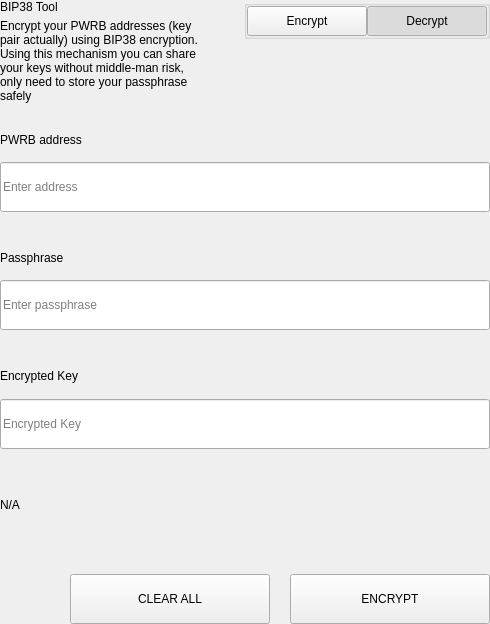
<?xml version="1.0" encoding="UTF-8"?>
<ui version="4.0">
 <class>SettingsBitToolWidget</class>
 <widget class="QWidget" name="SettingsBitToolWidget">
  <property name="geometry">
   <rect>
    <x>0</x>
    <y>0</y>
    <width>490</width>
    <height>624</height>
   </rect>
  </property>
  <property name="windowTitle">
   <string>Form</string>
  </property>
  <layout class="QVBoxLayout" name="verticalLayout">
   <property name="spacing">
    <number>0</number>
   </property>
   <property name="leftMargin">
    <number>0</number>
   </property>
   <property name="topMargin">
    <number>0</number>
   </property>
   <property name="rightMargin">
    <number>0</number>
   </property>
   <property name="bottomMargin">
    <number>0</number>
   </property>
   <item>
    <widget class="QWidget" name="left" native="true">
     <layout class="QVBoxLayout" name="verticalLayout_3">
      <property name="leftMargin">
       <number>0</number>
      </property>
      <property name="topMargin">
       <number>0</number>
      </property>
      <property name="rightMargin">
       <number>0</number>
      </property>
      <property name="bottomMargin">
       <number>0</number>
      </property>
      <item>
       <layout class="QVBoxLayout" name="verticalLayout_2">
        <property name="spacing">
         <number>0</number>
        </property>
        <item>
         <layout class="QHBoxLayout" name="horizontalLayout_3" stretch="3,1">
          <property name="spacing">
           <number>40</number>
          </property>
          <item>
           <layout class="QVBoxLayout" name="verticalLayoutTitle">
            <property name="spacing">
             <number>5</number>
            </property>
            <item>
             <widget class="QLabel" name="labelTitle">
              <property name="text">
               <string>BIP38 Tool</string>
              </property>
             </widget>
            </item>
            <item>
             <widget class="QLabel" name="labelSubtitle1">
              <property name="text">
               <string>Encrypt your PWRB addresses (key pair actually) using BIP38 encryption.
Using this mechanism you can share your keys without middle-man risk, only need to store your passphrase safely</string>
              </property>
              <property name="wordWrap">
               <bool>true</bool>
              </property>
             </widget>
            </item>
           </layout>
          </item>
          <item alignment="Qt::AlignTop">
           <widget class="QGroupBox" name="groupBox">
            <property name="title">
             <string/>
            </property>
            <property name="alignment">
             <set>Qt::AlignLeading|Qt::AlignLeft|Qt::AlignTop</set>
            </property>
            <layout class="QHBoxLayout" name="horizontalLayout_4">
             <property name="spacing">
              <number>0</number>
             </property>
             <property name="leftMargin">
              <number>0</number>
             </property>
             <property name="topMargin">
              <number>0</number>
             </property>
             <property name="rightMargin">
              <number>0</number>
             </property>
             <property name="bottomMargin">
              <number>0</number>
             </property>
             <item>
              <spacer name="horizontalSpacer">
               <property name="orientation">
                <enum>Qt::Horizontal</enum>
               </property>
               <property name="sizeHint" stdset="0">
                <size>
                 <width>40</width>
                 <height>20</height>
                </size>
               </property>
              </spacer>
             </item>
             <item>
              <widget class="QPushButton" name="pushLeft">
               <property name="minimumSize">
                <size>
                 <width>120</width>
                 <height>30</height>
                </size>
               </property>
               <property name="maximumSize">
                <size>
                 <width>120</width>
                 <height>30</height>
                </size>
               </property>
               <property name="focusPolicy">
                <enum>Qt::NoFocus</enum>
               </property>
               <property name="text">
                <string>Encrypt</string>
               </property>
               <property name="checkable">
                <bool>true</bool>
               </property>
               <property name="autoExclusive">
                <bool>true</bool>
               </property>
              </widget>
             </item>
             <item>
              <widget class="QPushButton" name="pushRight">
               <property name="minimumSize">
                <size>
                 <width>120</width>
                 <height>30</height>
                </size>
               </property>
               <property name="maximumSize">
                <size>
                 <width>120</width>
                 <height>30</height>
                </size>
               </property>
               <property name="focusPolicy">
                <enum>Qt::NoFocus</enum>
               </property>
               <property name="text">
                <string>Decrypt</string>
               </property>
               <property name="checkable">
                <bool>true</bool>
               </property>
               <property name="checked">
                <bool>true</bool>
               </property>
               <property name="autoExclusive">
                <bool>true</bool>
               </property>
              </widget>
             </item>
            </layout>
           </widget>
          </item>
         </layout>
        </item>
        <item>
         <widget class="QStackedWidget" name="stackedWidget">
          <property name="currentIndex">
           <number>1</number>
          </property>
          <widget class="QWidget" name="pageDecrypt">
           <layout class="QVBoxLayout" name="verticalLayout_5">
            <property name="spacing">
             <number>0</number>
            </property>
            <property name="leftMargin">
             <number>0</number>
            </property>
            <property name="topMargin">
             <number>0</number>
            </property>
            <property name="rightMargin">
             <number>0</number>
            </property>
            <property name="bottomMargin">
             <number>0</number>
            </property>
            <item>
             <widget class="QWidget" name="widget" native="true">
              <property name="minimumSize">
               <size>
                <width>0</width>
                <height>100</height>
               </size>
              </property>
              <layout class="QVBoxLayout" name="verticalLayout_4">
               <property name="spacing">
                <number>0</number>
               </property>
               <property name="leftMargin">
                <number>0</number>
               </property>
               <property name="topMargin">
                <number>0</number>
               </property>
               <property name="rightMargin">
                <number>0</number>
               </property>
               <property name="bottomMargin">
                <number>0</number>
               </property>
               <item>
                <spacer name="verticalSpacer_2">
                 <property name="orientation">
                  <enum>Qt::Vertical</enum>
                 </property>
                 <property name="sizeType">
                  <enum>QSizePolicy::Fixed</enum>
                 </property>
                 <property name="sizeHint" stdset="0">
                  <size>
                   <width>20</width>
                   <height>20</height>
                  </size>
                 </property>
                </spacer>
               </item>
               <item>
                <layout class="QHBoxLayout" name="horizontalLayout_6" stretch="2">
                 <property name="spacing">
                  <number>0</number>
                 </property>
                 <item>
                  <layout class="QVBoxLayout" name="verticalLayout_7">
                   <property name="spacing">
                    <number>9</number>
                   </property>
                   <item>
                    <widget class="QLabel" name="labelSubtitleKey">
                     <property name="minimumSize">
                      <size>
                       <width>0</width>
                       <height>20</height>
                      </size>
                     </property>
                     <property name="maximumSize">
                      <size>
                       <width>16777215</width>
                       <height>20</height>
                      </size>
                     </property>
                     <property name="text">
                      <string>Encrypted key</string>
                     </property>
                    </widget>
                   </item>
                   <item>
                    <widget class="QLineEdit" name="lineEditKey">
                     <property name="minimumSize">
                      <size>
                       <width>0</width>
                       <height>50</height>
                      </size>
                     </property>
                     <property name="maximumSize">
                      <size>
                       <width>16777215</width>
                       <height>50</height>
                      </size>
                     </property>
                     <property name="placeholderText">
                      <string>Enter a encrypted key</string>
                     </property>
                    </widget>
                   </item>
                  </layout>
                 </item>
                </layout>
               </item>
               <item>
                <spacer name="verticalSpacer_3">
                 <property name="orientation">
                  <enum>Qt::Vertical</enum>
                 </property>
                 <property name="sizeType">
                  <enum>QSizePolicy::Fixed</enum>
                 </property>
                 <property name="sizeHint" stdset="0">
                  <size>
                   <width>20</width>
                   <height>20</height>
                  </size>
                 </property>
                </spacer>
               </item>
               <item>
                <layout class="QVBoxLayout" name="verticalLayout_9">
                 <property name="spacing">
                  <number>9</number>
                 </property>
                 <item>
                  <widget class="QLabel" name="labelSubtitlePassphrase">
                   <property name="maximumSize">
                    <size>
                     <width>16777215</width>
                     <height>20</height>
                    </size>
                   </property>
                   <property name="text">
                    <string>Passphrase</string>
                   </property>
                  </widget>
                 </item>
                 <item>
                  <widget class="QLineEdit" name="lineEditPassphrase">
                   <property name="minimumSize">
                    <size>
                     <width>0</width>
                     <height>50</height>
                    </size>
                   </property>
                   <property name="maximumSize">
                    <size>
                     <width>16777215</width>
                     <height>50</height>
                    </size>
                   </property>
                   <property name="placeholderText">
                    <string>Enter a passphrase</string>
                   </property>
                  </widget>
                 </item>
                </layout>
               </item>
               <item>
                <spacer name="verticalSpacer_4">
                 <property name="orientation">
                  <enum>Qt::Vertical</enum>
                 </property>
                 <property name="sizeType">
                  <enum>QSizePolicy::Fixed</enum>
                 </property>
                 <property name="sizeHint" stdset="0">
                  <size>
                   <width>20</width>
                   <height>20</height>
                  </size>
                 </property>
                </spacer>
               </item>
               <item>
                <widget class="QWidget" name="widget_3" native="true">
                 <property name="sizePolicy">
                  <sizepolicy hsizetype="Preferred" vsizetype="Fixed">
                   <horstretch>0</horstretch>
                   <verstretch>0</verstretch>
                  </sizepolicy>
                 </property>
                 <layout class="QVBoxLayout" name="verticalLayout_10">
                  <property name="spacing">
                   <number>9</number>
                  </property>
                  <property name="leftMargin">
                   <number>0</number>
                  </property>
                  <property name="topMargin">
                   <number>0</number>
                  </property>
                  <property name="rightMargin">
                   <number>0</number>
                  </property>
                  <property name="bottomMargin">
                   <number>0</number>
                  </property>
                  <item>
                   <widget class="QLabel" name="labelSubtitleDecryptResult">
                    <property name="minimumSize">
                     <size>
                      <width>0</width>
                      <height>20</height>
                     </size>
                    </property>
                    <property name="maximumSize">
                     <size>
                      <width>16777215</width>
                      <height>20</height>
                     </size>
                    </property>
                    <property name="text">
                     <string>Decrypted address result</string>
                    </property>
                   </widget>
                  </item>
                  <item>
                   <widget class="QWidget" name="widget_4" native="true">
                    <layout class="QHBoxLayout" name="horizontalLayout" stretch="6,0,1">
                     <property name="spacing">
                      <number>0</number>
                     </property>
                     <property name="leftMargin">
                      <number>0</number>
                     </property>
                     <property name="topMargin">
                      <number>0</number>
                     </property>
                     <property name="rightMargin">
                      <number>0</number>
                     </property>
                     <property name="bottomMargin">
                      <number>0</number>
                     </property>
                     <item alignment="Qt::AlignVCenter">
                      <widget class="QLineEdit" name="lineEditDecryptResult">
                       <property name="minimumSize">
                        <size>
                         <width>0</width>
                         <height>50</height>
                        </size>
                       </property>
                       <property name="maximumSize">
                        <size>
                         <width>16777215</width>
                         <height>50</height>
                        </size>
                       </property>
                       <property name="placeholderText">
                        <string>Decrypted Address</string>
                       </property>
                      </widget>
                     </item>
                     <item>
                      <spacer name="horizontalSpacer_4">
                       <property name="orientation">
                        <enum>Qt::Horizontal</enum>
                       </property>
                       <property name="sizeType">
                        <enum>QSizePolicy::Fixed</enum>
                       </property>
                       <property name="sizeHint" stdset="0">
                        <size>
                         <width>20</width>
                         <height>50</height>
                        </size>
                       </property>
                      </spacer>
                     </item>
                     <item>
                      <widget class="QPushButton" name="pushButtonImport">
                       <property name="minimumSize">
                        <size>
                         <width>140</width>
                         <height>40</height>
                        </size>
                       </property>
                       <property name="text">
                        <string>Import Address</string>
                       </property>
                      </widget>
                     </item>
                    </layout>
                   </widget>
                  </item>
                 </layout>
                </widget>
               </item>
               <item>
                <widget class="QLabel" name="statusLabel_DEC">
                 <property name="maximumSize">
                  <size>
                   <width>16777215</width>
                   <height>40</height>
                  </size>
                 </property>
                 <property name="text">
                  <string/>
                 </property>
                </widget>
               </item>
               <item>
                <spacer name="verticalSpacer">
                 <property name="orientation">
                  <enum>Qt::Vertical</enum>
                 </property>
                 <property name="sizeType">
                  <enum>QSizePolicy::Preferred</enum>
                 </property>
                 <property name="sizeHint" stdset="0">
                  <size>
                   <width>20</width>
                   <height>20</height>
                  </size>
                 </property>
                </spacer>
               </item>
               <item>
                <layout class="QHBoxLayout" name="horizontalLayout_7">
                 <property name="spacing">
                  <number>0</number>
                 </property>
                 <item>
                  <spacer name="horizontalSpacer_5">
                   <property name="orientation">
                    <enum>Qt::Horizontal</enum>
                   </property>
                   <property name="sizeType">
                    <enum>QSizePolicy::Expanding</enum>
                   </property>
                   <property name="sizeHint" stdset="0">
                    <size>
                     <width>40</width>
                     <height>20</height>
                    </size>
                   </property>
                  </spacer>
                 </item>
                 <item>
                  <widget class="QPushButton" name="pushButtonDecryptClear">
                   <property name="minimumSize">
                    <size>
                     <width>200</width>
                     <height>50</height>
                    </size>
                   </property>
                   <property name="maximumSize">
                    <size>
                     <width>200</width>
                     <height>50</height>
                    </size>
                   </property>
                   <property name="text">
                    <string>CLEAR</string>
                   </property>
                  </widget>
                 </item>
                 <item>
                  <spacer name="horizontalSpacer_3">
                   <property name="orientation">
                    <enum>Qt::Horizontal</enum>
                   </property>
                   <property name="sizeType">
                    <enum>QSizePolicy::Fixed</enum>
                   </property>
                   <property name="sizeHint" stdset="0">
                    <size>
                     <width>20</width>
                     <height>20</height>
                    </size>
                   </property>
                  </spacer>
                 </item>
                 <item>
                  <widget class="QPushButton" name="pushButtonDecrypt">
                   <property name="minimumSize">
                    <size>
                     <width>200</width>
                     <height>50</height>
                    </size>
                   </property>
                   <property name="maximumSize">
                    <size>
                     <width>200</width>
                     <height>50</height>
                    </size>
                   </property>
                   <property name="text">
                    <string>DECRYPT KEY</string>
                   </property>
                  </widget>
                 </item>
                </layout>
               </item>
              </layout>
             </widget>
            </item>
           </layout>
          </widget>
          <widget class="QWidget" name="pageEncrypt">
           <layout class="QVBoxLayout" name="verticalLayout_11">
            <property name="spacing">
             <number>0</number>
            </property>
            <property name="leftMargin">
             <number>0</number>
            </property>
            <property name="topMargin">
             <number>0</number>
            </property>
            <property name="rightMargin">
             <number>0</number>
            </property>
            <property name="bottomMargin">
             <number>0</number>
            </property>
            <item>
             <spacer name="verticalSpacer_8">
              <property name="orientation">
               <enum>Qt::Vertical</enum>
              </property>
              <property name="sizeType">
               <enum>QSizePolicy::Fixed</enum>
              </property>
              <property name="sizeHint" stdset="0">
               <size>
                <width>20</width>
                <height>20</height>
               </size>
              </property>
             </spacer>
            </item>
            <item>
             <widget class="QWidget" name="containerAddressEnc" native="true">
              <layout class="QVBoxLayout" name="containerAddressEncLayout">
               <property name="spacing">
                <number>5</number>
               </property>
               <property name="leftMargin">
                <number>0</number>
               </property>
               <property name="topMargin">
                <number>0</number>
               </property>
               <property name="rightMargin">
                <number>0</number>
               </property>
               <property name="bottomMargin">
                <number>0</number>
               </property>
               <item>
                <widget class="QLabel" name="labelSubtitleAddress">
                 <property name="minimumSize">
                  <size>
                   <width>0</width>
                   <height>20</height>
                  </size>
                 </property>
                 <property name="maximumSize">
                  <size>
                   <width>16777215</width>
                   <height>20</height>
                  </size>
                 </property>
                 <property name="text">
                  <string>PWRB address</string>
                 </property>
                </widget>
               </item>
               <item>
                <widget class="QLineEdit" name="addressIn_ENC">
                 <property name="minimumSize">
                  <size>
                   <width>0</width>
                   <height>50</height>
                  </size>
                 </property>
                 <property name="placeholderText">
                  <string>Enter address</string>
                 </property>
                </widget>
               </item>
              </layout>
             </widget>
            </item>
            <item>
             <spacer name="verticalSpacer_6">
              <property name="orientation">
               <enum>Qt::Vertical</enum>
              </property>
              <property name="sizeType">
               <enum>QSizePolicy::Fixed</enum>
              </property>
              <property name="sizeHint" stdset="0">
               <size>
                <width>20</width>
                <height>20</height>
               </size>
              </property>
             </spacer>
            </item>
            <item>
             <widget class="QWidget" name="containerAddress" native="true">
              <layout class="QHBoxLayout" name="horizontalLayout_9" stretch="2">
               <property name="spacing">
                <number>0</number>
               </property>
               <property name="leftMargin">
                <number>0</number>
               </property>
               <property name="topMargin">
                <number>0</number>
               </property>
               <property name="rightMargin">
                <number>0</number>
               </property>
               <property name="bottomMargin">
                <number>0</number>
               </property>
               <item>
                <layout class="QVBoxLayout" name="verticalLayout_8">
                 <property name="spacing">
                  <number>5</number>
                 </property>
                 <item>
                  <widget class="QLabel" name="labelSubtitleMessage">
                   <property name="minimumSize">
                    <size>
                     <width>0</width>
                     <height>20</height>
                    </size>
                   </property>
                   <property name="maximumSize">
                    <size>
                     <width>16777215</width>
                     <height>20</height>
                    </size>
                   </property>
                   <property name="text">
                    <string>Passphrase</string>
                   </property>
                  </widget>
                 </item>
                 <item>
                  <widget class="QLineEdit" name="passphraseIn_ENC">
                   <property name="minimumSize">
                    <size>
                     <width>0</width>
                     <height>50</height>
                    </size>
                   </property>
                   <property name="maximumSize">
                    <size>
                     <width>16777215</width>
                     <height>50</height>
                    </size>
                   </property>
                   <property name="placeholderText">
                    <string>Enter passphrase</string>
                   </property>
                  </widget>
                 </item>
                </layout>
               </item>
              </layout>
             </widget>
            </item>
            <item>
             <spacer name="verticalSpacer_7">
              <property name="orientation">
               <enum>Qt::Vertical</enum>
              </property>
              <property name="sizeType">
               <enum>QSizePolicy::Fixed</enum>
              </property>
              <property name="sizeHint" stdset="0">
               <size>
                <width>20</width>
                <height>20</height>
               </size>
              </property>
             </spacer>
            </item>
            <item>
             <widget class="QWidget" name="widget_2" native="true">
              <property name="minimumSize">
               <size>
                <width>0</width>
                <height>75</height>
               </size>
              </property>
              <property name="maximumSize">
               <size>
                <width>16777215</width>
                <height>16777215</height>
               </size>
              </property>
              <layout class="QVBoxLayout" name="verticalLayout_6">
               <property name="leftMargin">
                <number>0</number>
               </property>
               <property name="topMargin">
                <number>0</number>
               </property>
               <property name="rightMargin">
                <number>0</number>
               </property>
               <property name="bottomMargin">
                <number>0</number>
               </property>
               <item>
                <widget class="QLabel" name="labelSubtitleEncryptedKey">
                 <property name="minimumSize">
                  <size>
                   <width>0</width>
                   <height>20</height>
                  </size>
                 </property>
                 <property name="maximumSize">
                  <size>
                   <width>16777215</width>
                   <height>20</height>
                  </size>
                 </property>
                 <property name="text">
                  <string>Encrypted Key</string>
                 </property>
                </widget>
               </item>
               <item>
                <widget class="QLineEdit" name="encryptedKeyOut_ENC">
                 <property name="minimumSize">
                  <size>
                   <width>0</width>
                   <height>50</height>
                  </size>
                 </property>
                 <property name="placeholderText">
                  <string>Encrypted Key</string>
                 </property>
                </widget>
               </item>
              </layout>
             </widget>
            </item>
            <item>
             <widget class="QLabel" name="statusLabel_ENC">
              <property name="text">
               <string notr="true">N/A</string>
              </property>
             </widget>
            </item>
            <item>
             <spacer name="verticalSpacer_5">
              <property name="orientation">
               <enum>Qt::Vertical</enum>
              </property>
              <property name="sizeType">
               <enum>QSizePolicy::Fixed</enum>
              </property>
              <property name="sizeHint" stdset="0">
               <size>
                <width>20</width>
                <height>20</height>
               </size>
              </property>
             </spacer>
            </item>
            <item>
             <layout class="QHBoxLayout" name="horizontalLayout_8">
              <property name="spacing">
               <number>0</number>
              </property>
              <item>
               <spacer name="horizontalSpacer_6">
                <property name="orientation">
                 <enum>Qt::Horizontal</enum>
                </property>
                <property name="sizeType">
                 <enum>QSizePolicy::Expanding</enum>
                </property>
                <property name="sizeHint" stdset="0">
                 <size>
                  <width>40</width>
                  <height>20</height>
                 </size>
                </property>
               </spacer>
              </item>
              <item>
               <widget class="QPushButton" name="pushButtonClear">
                <property name="minimumSize">
                 <size>
                  <width>200</width>
                  <height>50</height>
                 </size>
                </property>
                <property name="focusPolicy">
                 <enum>Qt::NoFocus</enum>
                </property>
                <property name="text">
                 <string>CLEAR ALL</string>
                </property>
               </widget>
              </item>
              <item>
               <spacer name="horizontalSpacer_2">
                <property name="orientation">
                 <enum>Qt::Horizontal</enum>
                </property>
                <property name="sizeType">
                 <enum>QSizePolicy::Fixed</enum>
                </property>
                <property name="sizeHint" stdset="0">
                 <size>
                  <width>20</width>
                  <height>20</height>
                 </size>
                </property>
               </spacer>
              </item>
              <item>
               <widget class="QPushButton" name="pushButtonEncrypt">
                <property name="minimumSize">
                 <size>
                  <width>200</width>
                  <height>50</height>
                 </size>
                </property>
                <property name="maximumSize">
                 <size>
                  <width>200</width>
                  <height>50</height>
                 </size>
                </property>
                <property name="focusPolicy">
                 <enum>Qt::NoFocus</enum>
                </property>
                <property name="text">
                 <string>ENCRYPT</string>
                </property>
               </widget>
              </item>
             </layout>
            </item>
           </layout>
          </widget>
         </widget>
        </item>
       </layout>
      </item>
     </layout>
    </widget>
   </item>
  </layout>
 </widget>
 <resources/>
 <connections/>
</ui>
